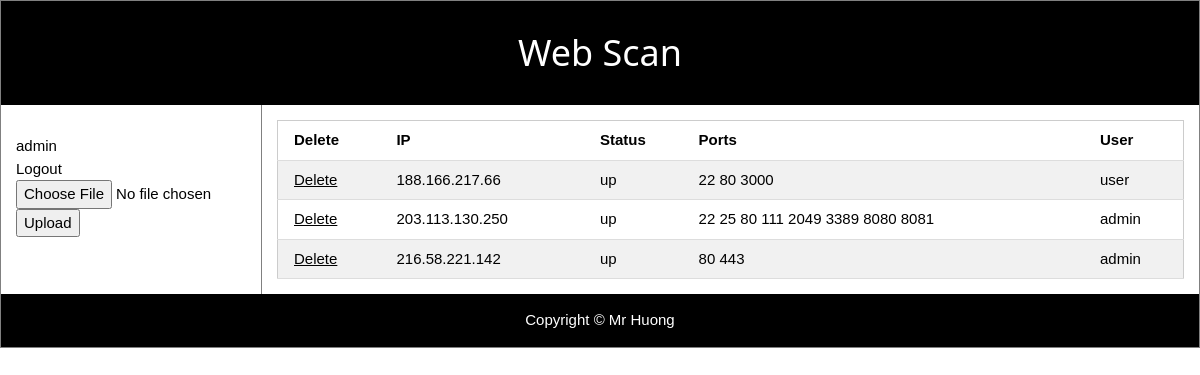
The page / (signed in) on the database its author committed.
### tables this page shows
CREATE TABLE `ip` (
  `ip` varchar(15) NOT NULL,
  `status` varchar(10) DEFAULT NULL,
  `port` text,
  `vtf` int(11) DEFAULT NULL,
  `user` varchar(255) DEFAULT NULL
);

### views/Postview.php (called while the page is built, shortened)
<?php
class PostView{
	public function showAllPost($posts){
		require_once('templates/Post.php');
	}
}
?>

### controller/PostController.php (called while the page is built, shortened)
<?php
class PostController{
	public function Getpost(){
		$postModel = new PostModel();
		$posts = $postModel->Getpost();
		require_once('views/Postview.php');
		$postView = new PostView();
		$postView->showAllPost($posts);
  }
}
?>

### models/PostModels.php (called while the page is built, shortened)
<?php
class PostModel{
	public function connect(){
		$link = mysqli_connect("127.0.0.1", "root", "zxcvacdf", "dbscan");
		return $link;
	}
	public function Getpost(){
		$link = $this->connect();
		$result = $link->query('SELECT * FROM ip');
		$posts = array();
		if ($result->num_rows > 0) {
			while ($row = $result->fetch_assoc()) {
   	 		$posts[] = $row;
			}
		}
		return $posts;
	}
}
?>

### templates/Post.php (the view, shortened to what this page needs)
<!DOCTYPE html>
<html>
<head>
<link rel="stylesheet" href="templates/w3css_4_w3.css">
</head>
<body>
<div class="container">
<header>
   <h1>Web Scan</h1>
</header>
<nav>
  <ul>
    <li><a href="#"><?php echo $_SESSION['username']; ?></a></li>
    <a href='?action=logout'>Logout</a>
    <form action="?action=upload" method="post" enctype="multipart/form-data">
    <input type="file" name="fileToUpload" id="fileToUpload">
    <input type="submit" value="Upload" name="submit">
</form>
  </ul>
</nav>
<article>
<table class="w3-table-all notranslate">
<tbody>
<tr>
<th>Delete</th>
<th>IP</th>
<th>Status</th>
<th>Ports</th>
<th>User</th>
</tr>
<?php foreach ($posts as $post):   ?>
<tr>
    <td> <a href="?action=delete&item=<?php print $post[ip]; ?>">Delete</a> </td>
    <td><?php echo $post[ip]; ?></td>
    <td><?php echo $post[status]; ?></td>
    <td><?php echo $post[port]; ?></td>
    <td><?php echo $post[user]; ?></td>
</tr>
<?php endforeach ; ?>
</tbody>
</table>
</article>
<footer>Copyright &copy; Mr Huong</footer>
</div>
</body>
</html>

### index.php (shortened to what this page needs)
<?php
if ($_SESSION['username']) {
	require_once('controller/PostController.php');
	  $controll = new PostController();
	  $controll->Getpost();
}else{
	require_once('controller/PostController.php');
	$controll = new PostController();
	$controll->Login();
}
?>

### templates/w3css_4_w3.css (style rules this page uses)
*,*:before,*:after { box-sizing:inherit }
html { -ms-text-size-adjust:100%;-webkit-text-size-adjust:100% }
body { margin:0 }
article,aside,details,figcaption,figure,footer,header,main,menu,nav,section,summary { display:block }
a { background-color:transparent;-webkit-text-decoration-skip:objects }
button,input,select,textarea { font:inherit;margin:0 }
button,input { overflow:visible }
button,html [type=button],[type=reset],[type=submit] { -webkit-appearance:button }
html,body { font-family:Verdana,sans-serif;font-size:15px;line-height:1.5 }
html { overflow-x:hidden }
h1 { font-size:36px }
h1,h2,h3,h4,h5,h6 { font-family:"Segoe UI",Arial,sans-serif;font-weight:400;margin:10px 0 }
a { color:inherit }
.w3-table,.w3-table-all { border-collapse:collapse;border-spacing:0;width:100%;display:table }
.w3-table-all { border:1px solid #ccc }
.w3-bordered tr,.w3-table-all tr { border-bottom:1px solid #ddd }
.w3-table-all tr:nth-child(odd) { background-color:#fff }
.w3-table-all tr:nth-child(even) { background-color:#f1f1f1 }
.w3-table td,.w3-table th,.w3-table-all td,.w3-table-all th { padding:8px 8px;display:table-cell;text-align:left;vertical-align:top }
.w3-table th:first-child,.w3-table td:first-child,.w3-table-all th:first-child,.w3-table-all td:first-child { padding-left:16px }

### templates/Post.php (style rules this page uses)
div.container { width: 100%; border: 1px solid gray; }
header, footer { padding: 1em; color: white; background-color: black; clear: left; text-align: center; }
nav { float: left; max-width: 260px; margin: 0; padding: 1em; }
nav ul { list-style-type: none; padding: 0; }
nav ul a { text-decoration: none; }
article { margin-left: 170px; border-left: 1px solid gray; padding: 1em; overflow: hidden; }

### rows shown on the page
ip: ip "188.166.217.66", status "up", port "22 80 3000", user "user"
ip: ip "203.113.130.250", status "up", port "22 25 80 111 2049 3389 8080 8081", user "admin"
ip: ip "216.58.221.142", status "up", port "80 443", user "admin"

### other values the page prints
$_SESSION['username'] "admin"
